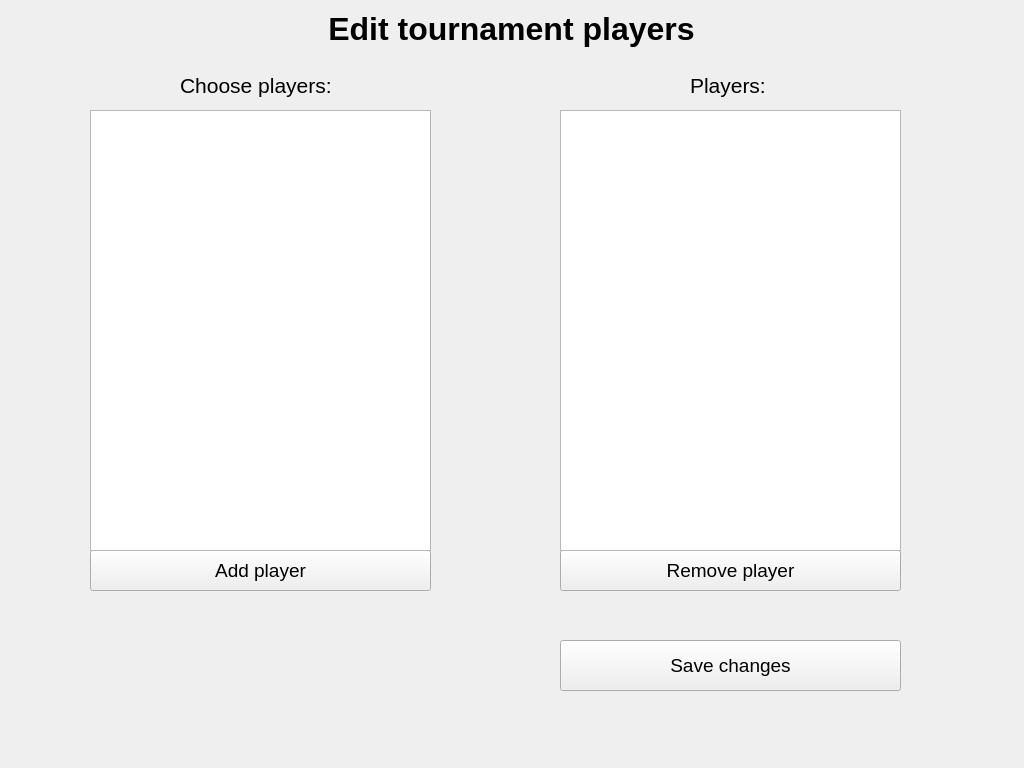
<?xml version="1.0" encoding="UTF-8"?>
<ui version="4.0">
 <class>EditPlayers</class>
 <widget class="QWidget" name="EditPlayers">
  <property name="geometry">
   <rect>
    <x>0</x>
    <y>0</y>
    <width>1024</width>
    <height>768</height>
   </rect>
  </property>
  <property name="font">
   <font>
    <pointsize>14</pointsize>
   </font>
  </property>
  <property name="windowTitle">
   <string>Form</string>
  </property>
  <widget class="QLabel" name="create_tournament_title">
   <property name="geometry">
    <rect>
     <x>6</x>
     <y>6</y>
     <width>1011</width>
     <height>45</height>
    </rect>
   </property>
   <property name="font">
    <font>
     <pointsize>24</pointsize>
     <weight>75</weight>
     <bold>true</bold>
    </font>
   </property>
   <property name="text">
    <string>Edit tournament players</string>
   </property>
   <property name="alignment">
    <set>Qt::AlignCenter</set>
   </property>
  </widget>
  <widget class="QPushButton" name="add_player_button">
   <property name="geometry">
    <rect>
     <x>90</x>
     <y>550</y>
     <width>341</width>
     <height>41</height>
    </rect>
   </property>
   <property name="text">
    <string>Add player</string>
   </property>
  </widget>
  <widget class="QLabel" name="label_2">
   <property name="geometry">
    <rect>
     <x>690</x>
     <y>70</y>
     <width>131</width>
     <height>31</height>
    </rect>
   </property>
   <property name="font">
    <font>
     <pointsize>16</pointsize>
    </font>
   </property>
   <property name="text">
    <string>Players: </string>
   </property>
  </widget>
  <widget class="QPushButton" name="delete_player_button">
   <property name="geometry">
    <rect>
     <x>560</x>
     <y>550</y>
     <width>341</width>
     <height>41</height>
    </rect>
   </property>
   <property name="text">
    <string>Remove player</string>
   </property>
  </widget>
  <widget class="QPushButton" name="save_button">
   <property name="geometry">
    <rect>
     <x>560</x>
     <y>640</y>
     <width>341</width>
     <height>51</height>
    </rect>
   </property>
   <property name="text">
    <string>Save changes</string>
   </property>
  </widget>
  <widget class="QLabel" name="label">
   <property name="geometry">
    <rect>
     <x>180</x>
     <y>70</y>
     <width>156</width>
     <height>30</height>
    </rect>
   </property>
   <property name="font">
    <font>
     <pointsize>16</pointsize>
    </font>
   </property>
   <property name="text">
    <string>Choose players:</string>
   </property>
  </widget>
  <widget class="QTableWidget" name="not_in_tournament_table">
   <property name="geometry">
    <rect>
     <x>90</x>
     <y>110</y>
     <width>341</width>
     <height>441</height>
    </rect>
   </property>
  </widget>
  <widget class="QTableWidget" name="in_tournament_table">
   <property name="geometry">
    <rect>
     <x>560</x>
     <y>110</y>
     <width>341</width>
     <height>441</height>
    </rect>
   </property>
  </widget>
 </widget>
 <resources/>
 <connections/>
</ui>
